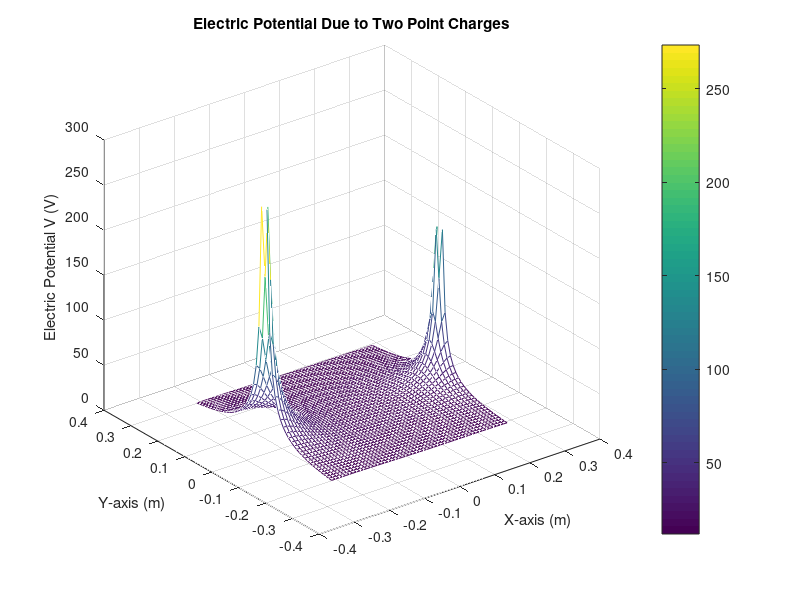

Here is the MATLAB script that generated this plot:

epsilon_0 = 8.854e-12; 
q1 = 2e-10;           
q2 = 3e-10;          


r1 = [0.25, 0, 0]; 
r2 = [-0.25, 0, 0]; 


[x, y] = meshgrid(-0.25:0.01:0.25, -0.25:0.01:0.25);


r1_mag = sqrt((x - r1(1)).^2 + (y - r1(2)).^2);
r2_mag = sqrt((x - r2(1)).^2 + (y - r2(2)).^2);


V = (1 / (4 * pi * epsilon_0)) * (q1 ./ r1_mag + q2 ./ r2_mag);




figure;
mesh(x, y, V);

colorbar; 
xlabel('X-axis (m)');
ylabel('Y-axis (m)');
zlabel('Electric Potential V (V)');
title('Electric Potential Due to Two Point Charges');

grid on;
